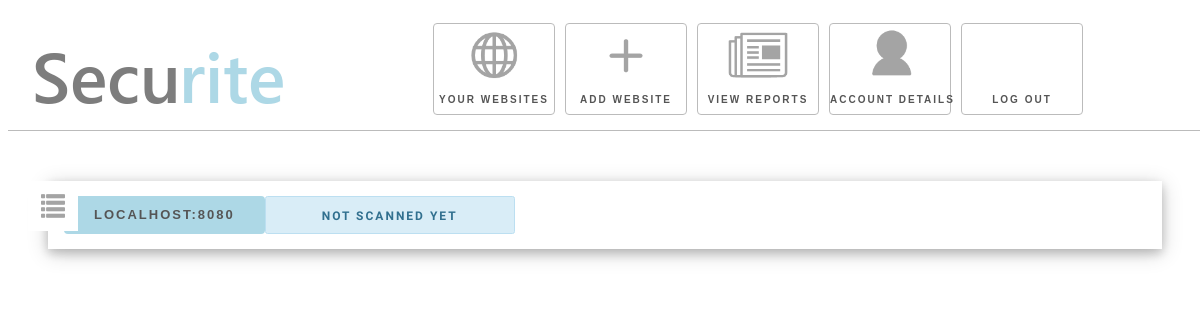
The page /manage/ (signed in) on the database as committed earlier.
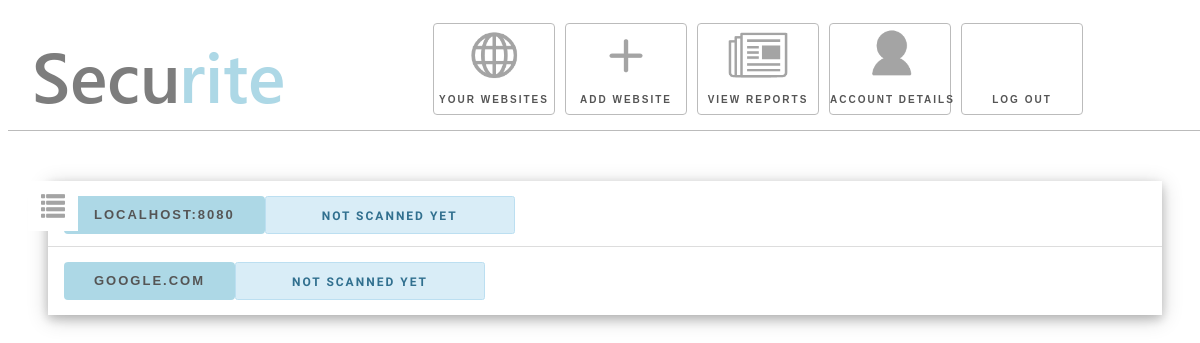
The same page on the database as committed later.
### run_project.py (models this page shows)
class Website(db.Model):
    id = db.Column('id', db.Integer, primary_key=True)
    url = db.Column('url', db.String(400))
    updated_at = db.Column('updated_at', db.String(10))

### run_project.py (the view)
@server.route('/manage/', methods=['GET', 'POST'])
def manage():
    logged_user = session.get('user')
    already_registered = request.args.get('already_registered')
    add_error = request.args.get('add_error')
    add_success = request.args.get('add_success')
    if logged_user != None:
        websites = get_registered_websites(logged_user)
        return render_template('manage_websites.html',
                               websites=websites,
                               already_registered=already_registered,
                               add_error=add_error,
                               add_success=add_success)
    return redirect(url_for('login', login_error=True))

### run_project.py (called while the page is built)
def get_registered_websites(id):
    user = User.query.get(id)
    json_data = open(json_users, 'r+')
    registered_websites = json.load(json_data)
    registered_websites = registered_websites[str(user.id)]
    size = len(registered_websites)
    list = [registered_websites.get(str(i)) for i in range(size)]
    print(registered_websites)
    json_data.close()
    websites = Website.query.all()
    get_websites = [
        [website.id, website.url, website.updated_at, 'http' + website.url.replace('.', '').replace(':', '')] for
        website in websites if website.url in list]
    return get_websites

### templates/manage_websites.html (shortened to what this page needs)
{% extends "manager.html" %}
{% block content %}
    <div class="container right">
        <ul class="w3-ul w3-card-4">
        {% for website in websites %}
            <li class="w3-bar" onclick="window.location.href='/reports/{{website[3]}}';">
                <a class="report-icon" href="/reports/{{website[3]}}"></a>
                <div class="w3-bar-item" style="padding:0!important">
                    <h4 style="background-color:lightblue;">{{website[1]}}</h4>
                </div>
                {% if website[2] == none %}
                <h4 class="alert alert-info" style='font-size:12px;font-family:"Raleway";width:250px;padding:0rem 1.25rem;'>Not scanned yet</h4>
                {% else %}
                <h4 class="alert alert-info" style='font-size:12px;font-family:"Raleway";width:250px;padding:0rem 1.25rem;'>Updated at {{website[2]}}</h4>
                {% endif %}
            </li>
        {% endfor %}
        </ul>
    </div>
{% endblock %}

### templates/manager.html (shortened to what this page needs)
<html>
    <head>
    <link rel="stylesheet" href="../static/style.css">
    </head>
    <body class="fade-in two" style="z-index:9998">
        <div class="header flex_div row">
            <img src="../static/logo2.png" />
            <div class="flex_div row" style="float:left;">
                <div class="btn_bar_item" onclick="window.location.href='/logged/';">
                    <div class="icon_img_div" style="background-image:url('../static/icons/your_websites.png');">
                    </div>
                    <div class="icon_text"><h4>Your Websites</h4></div>
                </div>
                <div class="btn_bar_item" onclick="window.location.href='/add_website/';">
                    <div class="icon_img_div" style="background-image:url('../static/icons/add_website.png');">
                    </div>
                    <div class="icon_text"><h4>Add Website</h4></div>
                </div>
                <div class="btn_bar_item" onclick="window.location.href='/view_reports/';">
                    <div class="icon_img_div" style="background-image:url('../static/icons/view_reports.png');">
                    </div>
                    <div class="icon_text"><h4>View Reports</h4></div>
                </div>
                <div class="btn_bar_item" onclick="window.location.href='/account_details/';">
                    <div class="icon_img_div" style="background-image:url('../static/icons/account_details.png');">
                    </div>
                    <div class="icon_text"><h4>Account Details</h4></div>
                </div>
                <div class="btn_bar_item" onclick="window.location.href='/login/?log_out=True';">
                    <div class="icon_img_div" style="background-image:url('../static/icons/log_out.png');">
                    </div>
                    <div class="icon_text"><h4>Log out</h4></div>
                </div>
            </div>
        </div>
        <div class="flex_div row" style="margin-left:20px;">
            <a class="btn_menu" onclick="btn_menu();"></a>
            {% block content %}
            {% endblock %}
        </div>
    </body>
</html>

### static/style.css (style rules this page uses)
html { font-size: 62.5%; }
body { font-size: 1.5em; line-height: 1.6; font-weight: 400; font-family: "Raleway", "Open Sans", "HelveticaNeue", Helvetica, Arial, sans-serif; color: rgb(50, 50, 50); }
h1, h2, h3, h4, h5, h6 { margin-top: 0; margin-bottom: 0; font-weight: 300; }
h4 { font-size: 2.6rem; line-height: 1.35; letter-spacing: -.08rem; margin-bottom: 1.2rem; margin-top: 1.2rem; }
ul { list-style: circle inside; }
ol, ul { padding-left: 0; margin-top: 0; }
li { margin-bottom: 1rem; }
p, ul, ol { margin-bottom: 0.75rem; }
.container:after, .row:after, .u-cf { content: ""; display: table; clear: both; }
h4 { height: 38px; font-size: 13px; font-weight: 600; }
h1, h4, .gtitle, .legendtext { font-family: Helvetica; display: inline-block; width: 100%; padding: 0 30px; color: #555; text-align: center; line-height: 38px; letter-spacing: .2rem; text-transform: uppercase; text-decoration: none; white-space: nowrap; border-radius: 4px; box-sizing: border-box; }
.fade-in { opacity:0; -webkit-animation:fadeIn ease-in 1; -moz-animation:fadeIn ease-in 1; animation:fadeIn ease-in 1; -webkit-animation-fill-mode:forwards; -moz-animation-fill-mode:forwards; animation-fill-mode:forwards; -webkit-animation-duration:1s; -moz-animation-duration:1s; animation-duration:1s; }
.fade-in.two { -webkit-animation-delay: 0.4s; -moz-animation-delay:0.4s; animation-delay: 0.4s; }
.flex_div { display: flex; flex-wrap: wrap; }
.flex_div.row { flex-direction: row; }
@media (max-width: 1220px) { .header, .container, #add_website, .sidebar { width: 100% !important; height: auto; } }
@media (max-width: 1220px) { .container { padding-left: 20px !important; } }
@media (max-width: 1220px) { .btn_menu { display: block !important; } }
@media (max-width: 1220px) { .btn_bar_item { margin-left: 10px !important; min-width: 90px; max-width: 120px; width: 28vw !important; } }
.w3-bar { width:100%;overflow:hidden;cursor:pointer; }
.w3-bar .w3-bar-item { padding:8px 16px;float:left;width:auto;border:none;display:block;outline:0 }
.w3-ul { list-style-type:none;padding:0;margin:0 }
.w3-ul li { padding:0px 16px;border-bottom:1px solid #ddd;margin-top:3px;margin-bottom:3px; }
.w3-ul li:last-child { border-bottom:none }
.w3-card-4,.w3-hover-shadow:hover { box-shadow:0 4px 10px 0 rgba(0,0,0,0.2),0 4px 20px 0 rgba(0,0,0,0.19);overflow-x:hidden; }
.btn_bar_item { min-width:120px; width: auto; height:90px; white-space:normal; padding:none; cursor:pointer; border-radius: 4px; border: 1px solid #bbb; margin-left: 40px; }
.icon_img_div { width:100%; height:52px; margin-top:5px; background-position-y:center; background-size: cover; }
.icon_text { width:auto; min-width: 120px; height:15px; }
.icon_text > h4 { font-size:10px; padding:0px; margin:0px; border:none; }
.header { padding: 15px; margin-bottom: 50px; border-bottom: 1px solid #bbb; }
.right { right: 0px; }
.container { padding-left:50px; padding-right:30px; width:70%; margin: 0 auto; }
.btn_menu { position: absolute; display: none; width: 50px; height: 50px; background-image:url('icons/menu_button.png'); background-size:cover; background-position:center; background-color: #ffffff; z-index: 9999; }
.report-icon { display: block; margin-right: 20px; width: 40px; height: 40px; background-image: url('icons/go_to_report.png'); background-size:cover; background-position:center; float:right; cursor:pointer; }
.alert { position: relative; padding: .75rem 1.25rem; margin-bottom: 1rem; border: 1px solid transparent; border-radius: .25rem; padding-right: 4rem; }
.alert-info { background-color:#d9edf7; border-color:#bcdff1; color:#31708f }

Rows that differ between the two databases and show on the page:
added Website: url "GOOGLE.COM"
